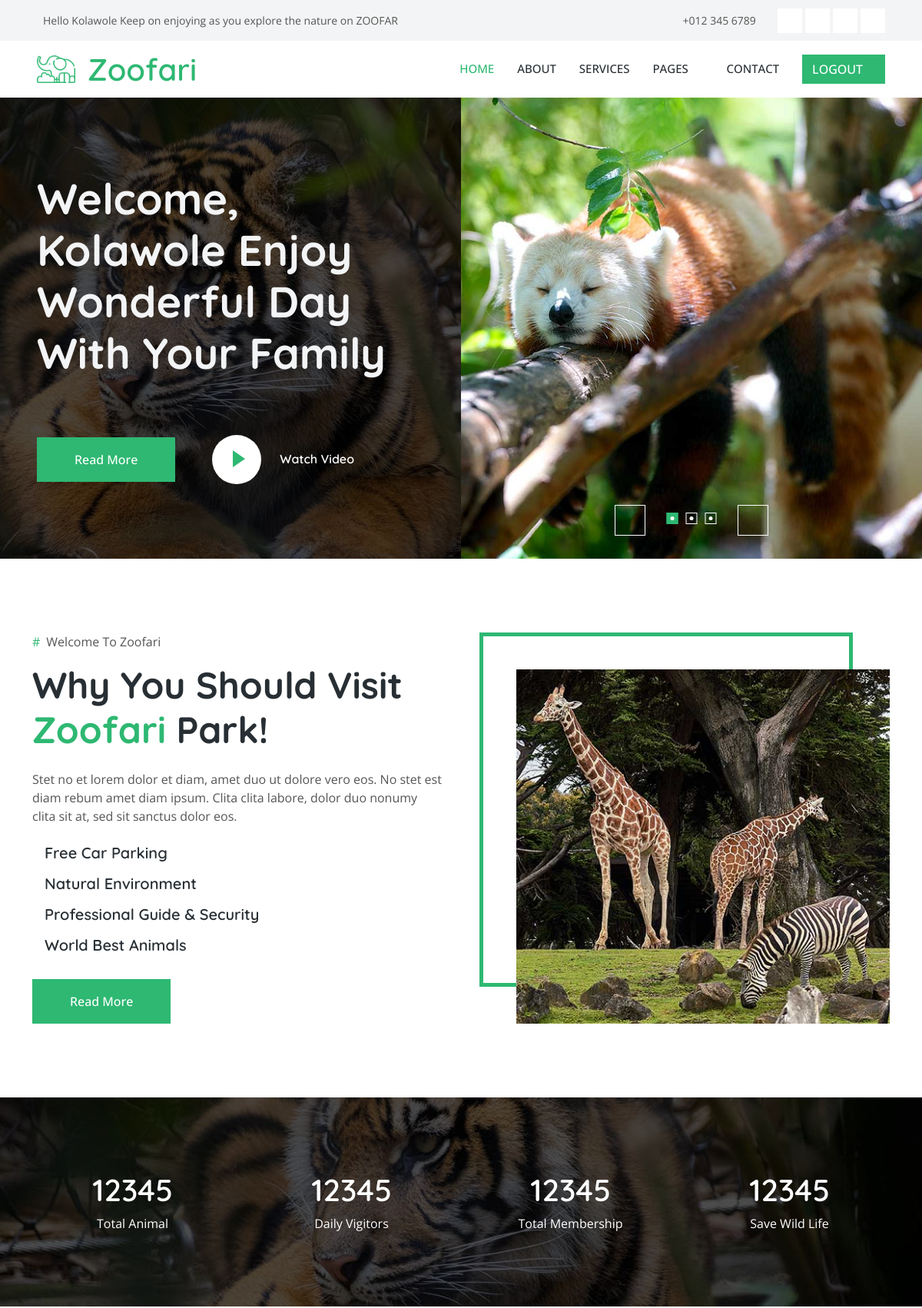
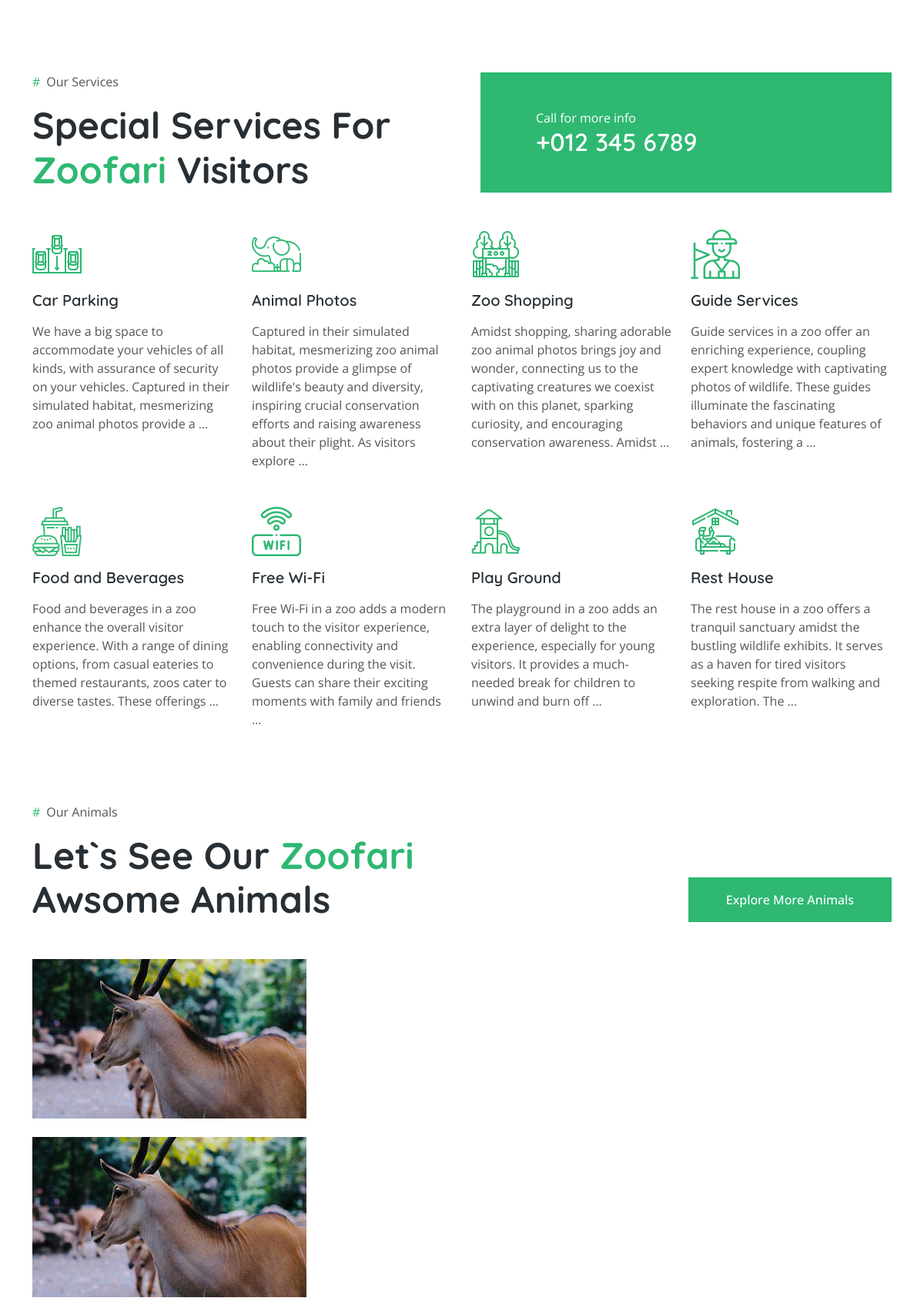
The app's page / (signed in, upper part) with its own data (2 pictures, top to bottom).
### zoo/models.py (models this page shows, shortened)
class Animal1(models.Model):
    name = models.CharField(max_length=200)
    girraph = models.ImageField(upload_to="animal1")
    login_date = models.DateTimeField(auto_now=True)
    class Meta:
        verbose_name_plural = "Animal1"

class SpecialServices(models.Model):
    icons = models.ImageField(upload_to="icons")
    services = models.CharField(max_length=20)
    description = models.TextField()
    class Meta:
        verbose_name_plural = "SpecialServices"

class Gallery(models.Model):
    name = models.CharField(max_length=50)
    images = models.ImageField(upload_to="gallery")
    class Meta:
        verbose_name_plural = "Gallery"

### zoo/views.py (the view)
# urls.py: 2. Add a URL to urlpatterns:  path('', views.home, name='home')
def home(request):
    animals = Animal1.objects.all()
    services = SpecialServices.objects.all()
    gallery = Gallery.objects.all()
    context = {
        "animals": animals,
        "services": services,
        "gallery": gallery
    }
    return render(request, "zoo/home.html", context)

### zoo/templates/zoo/home.html (shortened to what this page needs)
{% extends "zoo/base.html" %}
{% load static %}
{% block content %}
    <div class="container-fluid bg-dark p-0 mb-5">
      <div class="row g-0 flex-column-reverse flex-lg-row">
        <div class="col-lg-6 p-0 wow fadeIn" data-wow-delay="0.1s">
          <div class="header-bg h-100 d-flex flex-column justify-content-center p-5">
            {% if user.is_authenticated %}
            <h1 class="display-4 text-light mb-5">
              Welcome, {{ user|title }} Enjoy Wonderful Day With Your Family
            </h1>
            {% else %}
            <h1 class="dispaly-4 text-light mb-5">Kindly sign in or sign up to see the best of nature with just a click and explore all full features</h1>
            {% endif %}
            <div class="d-flex align-items-center pt-4 animated slideInDown">
              <a href="" class="btn btn-primary py-sm-3 px-3 px-sm-5 me-5">Read More</a>
              <button
                type="button"
                class="btn-play"
                data-bs-toggle="modal"
                data-src="{% static 'https://www.youtube.com/embed/DWRcNpR6Kdc' %}"
                data-bs-target="#videoModal"
              >
                <span></span>
              </button>
              <h6 class="text-white m-0 ms-4 d-none d-sm-block">Watch Video</h6>
            </div>
          </div>
        </div>
        <div class="col-lg-6 wow fadeIn" data-wow-delay="0.5s">
          <div class="owl-carousel header-carousel">
            <div class="owl-carousel-item">
              <img class="img-fluid" src="{% static 'zoo/img/carousel-1.jpg' %}" alt="" />
            </div>
          </div>
        </div>
      </div>
    </div>
    <div class="container-xxl py-5">
      <div class="container">
        <div class="row g-5">
          <div class="col-lg-6 wow fadeInUp" data-wow-delay="0.1s">
            <p><span class="text-primary me-2">#</span>Welcome To Zoofari</p>
            <h1 class="display-5 mb-4">
              Why You Should Visit
              <span class="text-primary">Zoofari</span> Park!
            </h1>
            <p class="mb-4">
              Stet no et lorem dolor et diam, amet duo ut dolore vero eos. No
              stet est diam rebum amet diam ipsum. Clita clita labore, dolor duo
              nonumy clita sit at, sed sit sanctus dolor eos.
            </p>
            <h5 class="mb-3">
              Free Car
              Parking
            </h5>
            <h5 class="mb-3">
              Natural
              Environment
            </h5>
            <h5 class="mb-3">
              Professional
              Guide & Security
            </h5>
            <h5 class="mb-3">
              World Best
              Animals
            </h5>
            <a class="btn btn-primary py-3 px-5 mt-3" href="">Read More</a>
          </div>
          <div class="col-lg-6 wow fadeInUp" data-wow-delay="0.5s">
            {% if animals %}
            {% for animal in animals %}
            <div class="img-border">
              <img class="img-fluid" src="{{ animal.girraph.url }}" alt="" />
            </div>
            {% endfor %}
            {% endif %}
          </div>
        </div>
      </div>
    </div>
    <div
      class="container-xxl bg-primary facts my-5 py-5 wow fadeInUp"
      data-wow-delay="0.1s"
    >
      <div class="container py-5">
        <div class="row g-4">
          <div
            class="col-md-6 col-lg-3 text-center wow fadeIn"
            data-wow-delay="0.1s"
          >
            <h1 class="text-white mb-2" data-toggle="counter-up">12345</h1>
            <p class="text-white mb-0">Total Animal</p>
          </div>
          <div
            class="col-md-6 col-lg-3 text-center wow fadeIn"
            data-wow-delay="0.3s"
          >
            <h1 class="text-white mb-2" data-toggle="counter-up">12345</h1>
            <p class="text-white mb-0">Daily Vigitors</p>
          </div>
          <div
            class="col-md-6 col-lg-3 text-center wow fadeIn"
            data-wow-delay="0.5s"
          >
            <h1 class="text-white mb-2" data-toggle="counter-up">12345</h1>
            <p class="text-white mb-0">Total Membership</p>
          </div>
          <div
            class="col-md-6 col-lg-3 text-center wow fadeIn"
            data-wow-delay="0.7s"
          >
            <h1 class="text-white mb-2" data-toggle="counter-up">12345</h1>
            <p class="text-white mb-0">Save Wild Life</p>
          </div>
        </div>
      </div>
    </div>
    <div class="container-xxl py-5">
      <div class="container">
        <div class="row g-5 mb-5 wow fadeInUp" data-wow-delay="0.1s">
          <div class="col-lg-6">
            <p><span class="text-primary me-2">#</span>Our Services</p>
            <h1 class="display-5 mb-0">
              Special Services For
              <span class="text-primary">Zoofari</span> Visitors
            </h1>
          </div>
          <div class="col-lg-6">
            <div
              class="bg-primary h-100 d-flex align-items-center py-4 px-4 px-sm-5"
            >
              <div class="ms-4">
                <p class="text-white mb-0">Call for more info</p>
                <h2 class="text-white mb-0">+012 345 6789</h2>
              </div>
            </div>
          </div>
        </div>
        <div class="row gy-5 gx-4">
          {% for service in services %}
          <div
            class="col-lg-3 col-md-4 col-sm-6 wow fadeInUp"
            data-wow-delay="0.1s"
          >
            <img class="img-fluid mb-3" src="{{ service.icons.url }}" alt="Icon" />
            <h5 class="mb-3">{{ service.services }}</h5>
            <span
              >{{ service.description|truncatewords:30 }}</span
            >
          </div>
          {% endfor %}
        </div>
      </div>
    </div>
<div class="container-xxl py-5">
<div class="container">
<div
          class="row g-5 mb-5 align-items-end wow fadeInUp"
          data-wow-delay="0.1s"
        >
          <div class="col-lg-6">
            <p><span class="text-primary me-2">#</span>Our Animals</p>
            <h1 class="display-5 mb-0">
              Let`s See Our <span class="text-primary">Zoofari</span> Awsome
              Animals
            </h1>
          </div>
          <div class="col-lg-6 text-lg-end">
            <a class="btn btn-primary py-3 px-5" href=""
              >Explore More Animals</a
            >
          </div>
        </div>
        <div class="row g-4">
        <div class="col-lg-4 col-md-6 wow fadeInUp" data-wow-delay="0.1s">
        <div class="row g-4">
          <div class="col-12">
                <a
                  class="animal-item"
                  href="img/animal-md-1.jpg"
                  data-lightbox="animal"
                >
                  <div class="position-relative">
                    <img class="img-fluid" src="img/animal-md-1.jpg" alt="" />
                  </div>
                </a>
              </div>
        </div>
        </div>
        </div>
</div>
</div>
    {% endblock content %}

### zoo/templates/zoo/base.html (shortened to what this page needs)
{% load static %}
<!DOCTYPE html>
<html lang="en">
  <head>
    <link
      href="https://cdnjs.cloudflare.com/ajax/libs/font-awesome/5.10.0/css/all.min.css' %}"
      rel="stylesheet"
    />
    <link
      href="https://cdn.jsdelivr.net/npm/bootstrap-icons@1.4.1/font/bootstrap-icons.css' %}"
      rel="stylesheet"
    />
    <link href="{% static 'zoo/lib/animate/animate.min.css' %}" rel="stylesheet" />
    <link href="{% static 'zoo/lib/lightbox/css/lightbox.min.css' %}" rel="stylesheet" />
    <link href="{% static 'zoo/lib/owlcarousel/assets/owl.carousel.min.css' %}" rel="stylesheet" />
    <link href="{% static 'zoo/css/bootstrap.min.css' %}" rel="stylesheet" />
    <link href="{% static 'zoo/css/style.css' %}" rel="stylesheet" />
  </head>
  <body>
    <div class="container-fluid bg-light p-0 wow fadeIn" data-wow-delay="0.1s">
      <div class="row gx-0 d-none d-lg-flex">
        <div class="col-lg-7 px-5 text-start">
          <div class="h-100 d-inline-flex align-items-center py-3 me-4">
            {% if user.is_authenticated %}
            <small> Hello {{ user|title }} Keep on enjoying as you explore the nature on ZOOFAR</small>
            {% else %}
            <small>Zoofari is a place to enjoy the beauty of nature</small>
            {% endif %}
          </div>
          <div class="h-100 d-inline-flex align-items-center py-3">
          </div>
        </div>
        <div class="col-lg-5 px-5 text-end">
          <div class="h-100 d-inline-flex align-items-center py-3 me-4">
            <small>+012 345 6789</small>
          </div>
          <div class="h-100 d-inline-flex align-items-center">
            <a class="btn btn-sm-square bg-white text-primary me-1" href=""
              ></a>
            <a class="btn btn-sm-square bg-white text-primary me-1" href=""
              ></a>
            <a class="btn btn-sm-square bg-white text-primary me-1" href=""
              ></a>
            <a class="btn btn-sm-square bg-white text-primary me-0" href=""
              ></a>
          </div>
        </div>
      </div>
    </div>
    <nav
      class="navbar navbar-expand-lg bg-white navbar-light sticky-top py-lg-0 px-4 px-lg-5 wow fadeIn"
      data-wow-delay="0.1s"
    >
      <a href="index.html" class="navbar-brand p-0">
        <img class="img-fluid me-3" src="{% static 'zoo/img/icon/icon-10.png' %}" alt="Icon" />
        <h1 class="m-0 text-primary">Zoofari</h1>
      </a>
      <div class="collapse navbar-collapse py-4 py-lg-0" id="navbarCollapse">
        {% if user.is_authenticated %}
        <div class="navbar-nav ms-auto">
          <a href="#" class="nav-item nav-link active">Home</a>
          <a href="{% url 'about' %}" class="nav-item nav-link">About</a>
          <a href="{% url 'services' %}" class="nav-item nav-link">Services</a>
          <div class="nav-item dropdown">
            <a
              href="#"
              class="nav-link dropdown-toggle"
              data-bs-toggle="dropdown"
              >Pages</a
            >
          </div>
          <a href="{% url 'contact' %}" class="nav-item nav-link">Contact</a>
        </div>
        <a href="{% url 'logout' %}" class="btn btn-primary">LOGOUT</a>
        {% else %}
        <div class="navbar-nav ms-auto">
        <a href="{% url 'signin' %}" class="btn btn-primary">Sign In<i class="fa fa-arrow-right ms-3"></i></a>
        <a href="{% url 'signup' %}" class="btn btn-primary">Sign Up<i class="fa fa-arrow-right ms-3"></i></a>
        </div>
      </div>
      {% endif %}
    </nav>
{% block content %}
{% endblock content %}
  </body>
</html>

### zoo/static/zoo/css/style.css (style rules this page uses)
:root { --primary: #2EB872; --light: #F3F4F5; --dark: #282F34; }
.btn { font-weight: 500; transition: .5s; }
.btn.btn-primary, .btn.btn-secondary { color: #FFFFFF; }
.btn-sm-square { width: 32px; height: 32px; }
.btn-square, .btn-sm-square, .btn-lg-square { padding: 0; display: flex; align-items: center; justify-content: center; font-weight: normal; }
.navbar.sticky-top { top: -100px; transition: .5s; }
.navbar .navbar-brand { display: flex; align-items: center; }
.navbar .navbar-brand img { max-height: 50px; }
.navbar .dropdown-toggle::after { border: none; content: "\f107"; font-family: "Font Awesome 5 Free"; font-weight: 900; vertical-align: middle; margin-left: 8px; }
.navbar .navbar-nav .nav-link { margin-right: 30px; padding: 25px 0; color: #FFFFFF; font-size: 15px; font-weight: 500; text-transform: uppercase; outline: none; }
.navbar .navbar-nav .nav-link:hover, .navbar .navbar-nav .nav-link.active { color: var(--primary); }
.navbar .navbar-nav .nav-link { color: var(--dark); font-weight: 500; }
.header-bg { background: linear-gradient(rgba(0, 0, 0, .7), rgba(0, 0, 0, .7)), url(../img/bg-1.jpg) center center no-repeat; background-size: cover; }
.btn-play { position: relative; display: block; box-sizing: content-box; width: 16px; height: 26px; border-radius: 100%; border: none; outline: none !important; padding: 18px 20px 20px 28px; background: #FFFFFF; }
.btn-play:before { content: ""; position: absolute; z-index: 0; left: 50%; top: 50%; transform: translateX(-50%) translateY(-50%); display: block; width: 60px; height: 60px; background: #FFFFFF; border-radius: 100%; animation: pulse-border 1500ms ease-out infinite; }
.btn-play:after { content: ""; position: absolute; z-index: 1; left: 50%; top: 50%; transform: translateX(-50%) translateY(-50%); display: block; width: 60px; height: 60px; background: #FFFFFF; border-radius: 100%; transition: all 200ms; }
.btn-play span { display: block; position: relative; z-index: 3; width: 0; height: 0; left: -1px; border-left: 16px solid var(--primary); border-top: 11px solid transparent; border-bottom: 11px solid transparent; }
.img-border { position: relative; height: 100%; min-height: 400px; }
.img-border::before { position: absolute; content: ""; top: 0; left: 0; right: 3rem; bottom: 3rem; border: 5px solid var(--primary); }
.img-border img { position: absolute; top: 3rem; left: 3rem; width: calc(100% - 3rem); height: calc(100% - 3rem); object-fit: cover; }
.facts { background: linear-gradient(rgba(0, 0, 0, .7), rgba(0, 0, 0, .7)), url(../img/bg-1.jpg) center center no-repeat; background-size: cover; }
.animal-item { position: relative; display: block; }

### records on screen
Animal1: girraph (picture)
SpecialServices: icons (picture), services "Car Parking", description "We have a big space to accommodate your vehicles of all kinds, with assurance of security on your vehicles. Captured in their simulated habitat, mesmerizing zoo animal photos provide a …"
SpecialServices: icons (picture), services "Animal Photos", description "Captured in their simulated habitat, mesmerizing zoo animal photos provide a glimpse of wildlife's beauty and diversity, inspiring crucial conservation efforts and raising awareness about their plight. As visitors explore …"
SpecialServices: icons (picture), services "Zoo Shopping", description "Amidst shopping, sharing adorable zoo animal photos brings joy and wonder, connecting us to the captivating creatures we coexist with on this planet, sparking curiosity, and encouraging conservation awareness. Amidst …"
SpecialServices: icons (picture), services "Guide Services", description "Guide services in a zoo offer an enriching experience, coupling expert knowledge with captivating photos of wildlife. These guides illuminate the fascinating behaviors and unique features of animals, fostering a …"
SpecialServices: icons (picture), services "Food and Beverages", description "Food and beverages in a zoo enhance the overall visitor experience. With a range of dining options, from casual eateries to themed restaurants, zoos cater to diverse tastes. These offerings …"
SpecialServices: icons (picture), services "Free Wi-Fi", description "Free Wi-Fi in a zoo adds a modern touch to the visitor experience, enabling connectivity and convenience during the visit. Guests can share their exciting moments with family and friends …"
SpecialServices: icons (picture), services "Play Ground", description "The playground in a zoo adds an extra layer of delight to the experience, especially for young visitors. It provides a much-needed break for children to unwind and burn off …"
SpecialServices: icons (picture), services "Rest House", description "The rest house in a zoo offers a tranquil sanctuary amidst the bustling wildlife exhibits. It serves as a haven for tired visitors seeking respite from walking and exploration. The …"

### other values on screen
{{ user|title }} "Kolawole"
